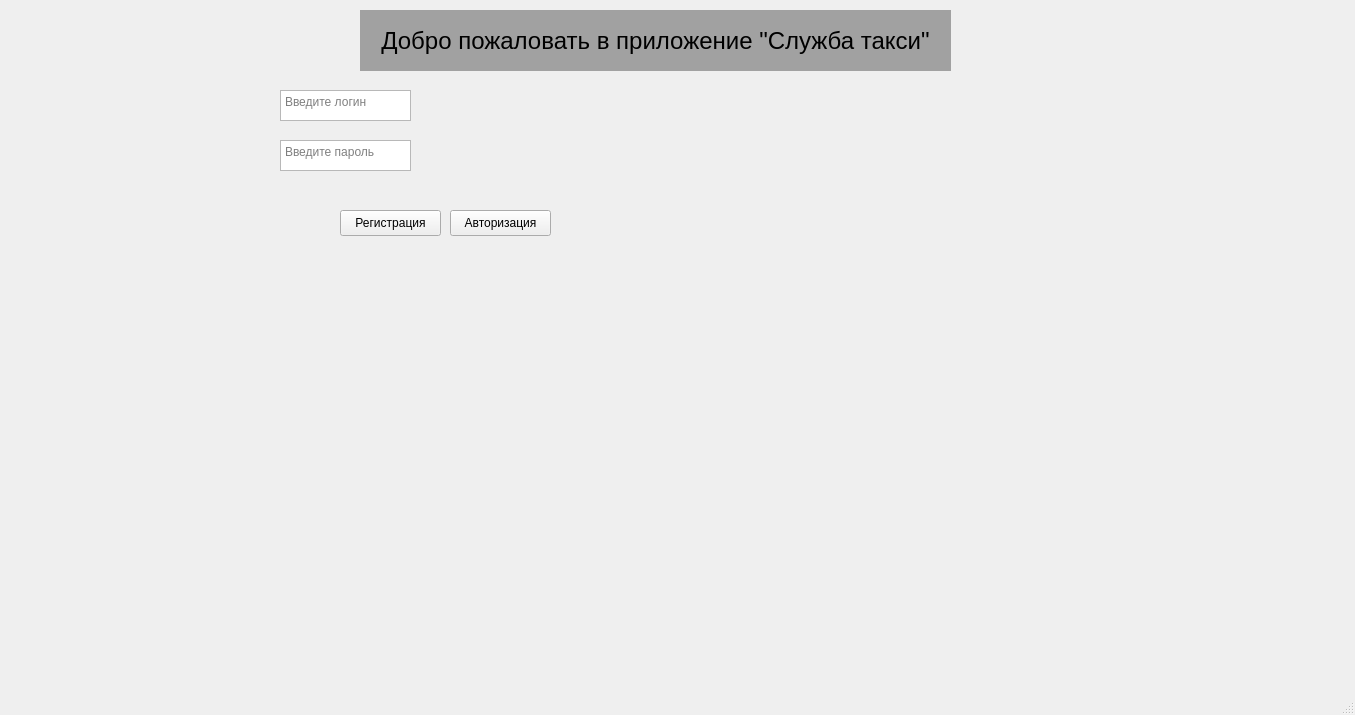
<?xml version="1.0" encoding="UTF-8"?>
<ui version="4.0">
 <class>MainWindow</class>
 <widget class="QMainWindow" name="MainWindow">
  <property name="geometry">
   <rect>
    <x>0</x>
    <y>0</y>
    <width>1355</width>
    <height>715</height>
   </rect>
  </property>
  <property name="windowTitle">
   <string>MainWindow</string>
  </property>
  <property name="toolTip">
   <string/>
  </property>
  <property name="statusTip">
   <string/>
  </property>
  <property name="whatsThis">
   <string/>
  </property>
  <property name="accessibleName">
   <string/>
  </property>
  <property name="accessibleDescription">
   <string/>
  </property>
  <property name="autoFillBackground">
   <bool>false</bool>
  </property>
  <property name="styleSheet">
   <string notr="true"/>
  </property>
  <property name="windowFilePath">
   <string/>
  </property>
  <widget class="QWidget" name="centralwidget">
   <widget class="QLabel" name="labelMainWindow">
    <property name="geometry">
     <rect>
      <x>360</x>
      <y>10</y>
      <width>591</width>
      <height>61</height>
     </rect>
    </property>
    <property name="font">
     <font>
      <pointsize>18</pointsize>
     </font>
    </property>
    <property name="styleSheet">
     <string notr="true">background-color: rgb(161, 161, 161);</string>
    </property>
    <property name="text">
     <string>Добро пожаловать в приложение &quot;Служба такси&quot;</string>
    </property>
    <property name="alignment">
     <set>Qt::AlignCenter</set>
    </property>
   </widget>
   <widget class="QPushButton" name="ButtonReg">
    <property name="geometry">
     <rect>
      <x>340</x>
      <y>210</y>
      <width>101</width>
      <height>26</height>
     </rect>
    </property>
    <property name="text">
     <string>Регистрация</string>
    </property>
   </widget>
   <widget class="QPushButton" name="ButtonAuth">
    <property name="geometry">
     <rect>
      <x>450</x>
      <y>210</y>
      <width>101</width>
      <height>26</height>
     </rect>
    </property>
    <property name="text">
     <string>Авторизация</string>
    </property>
   </widget>
   <widget class="QTextEdit" name="textLogin">
    <property name="geometry">
     <rect>
      <x>280</x>
      <y>90</y>
      <width>131</width>
      <height>31</height>
     </rect>
    </property>
    <property name="placeholderText">
     <string>Введите логин</string>
    </property>
   </widget>
   <widget class="QTextEdit" name="textPassword">
    <property name="geometry">
     <rect>
      <x>280</x>
      <y>140</y>
      <width>131</width>
      <height>31</height>
     </rect>
    </property>
    <property name="placeholderText">
     <string>Введите пароль</string>
    </property>
   </widget>
  </widget>
  <widget class="QMenuBar" name="menubar">
   <property name="geometry">
    <rect>
     <x>0</x>
     <y>0</y>
     <width>1355</width>
     <height>22</height>
    </rect>
   </property>
  </widget>
  <widget class="QStatusBar" name="statusbar"/>
 </widget>
 <resources/>
 <connections/>
</ui>
